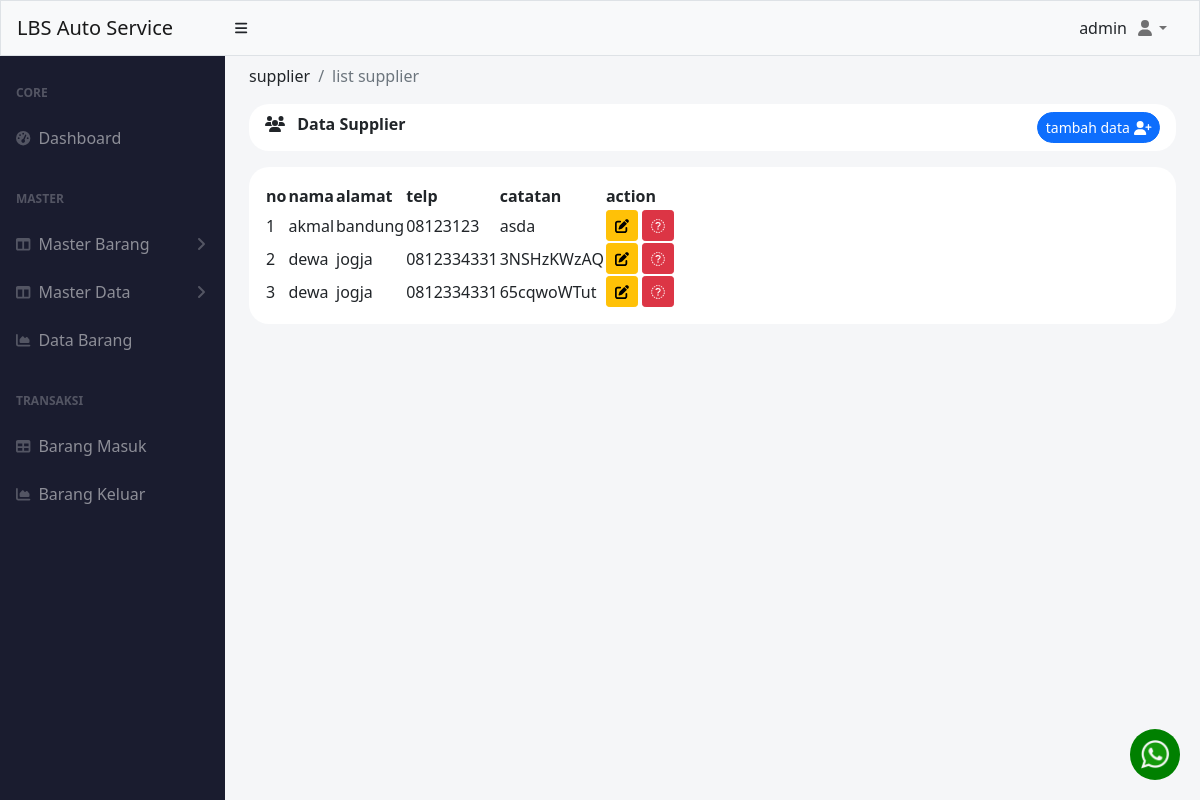
The app's page /index.php?menu=supplier (signed in) with its own data.
### tables this page shows
CREATE TABLE `supplier` (
  `id` int(11) NOT NULL,
  `nama` varchar(50) NOT NULL,
  `alamat` varchar(255) NOT NULL,
  `telp` char(20) NOT NULL,
  `catatan` varchar(255) NOT NULL
);

### pages/master_data/supplier/index.php (the view, shortened to what this page needs)
<?php
include './koneksi.php';
$query = mysqli_query($conn, "SELECT  * FROM supplier");
?>
<div class="container-fluid px-4 ">
    <ol class="breadcrumb pt-2">
        <li class="breadcrumb-item ">supplier</li>
        <li class="breadcrumb-item active">list supplier</li>
    </ol>
    <div class="mb-4">
        <div class="card-header clearfix mb-3" style="border-radius: 20px ;background-color: white; border:0px;">
            <i class="fa-solid fa-users"></i>
            <span class="ms-2 fw-bolder"> Data Supplier</span>
            <?php if ($varSession['hak_akses'] == 'admin') : ?>
                <a href="index.php?supplier=add" class="btn btn-sm btn-primary float-end rounded-pill ">
                    tambah data <i class="fa-solid fa-user-plus"></i>
                </a>
            <?php endif; ?>
        </div>
        <div class="p-3  bg-white " style="border-radius: 20px; ">
            <table id="datatablesSimple" style="border-color: white;">
                <thead class="">
                    <tr>
                        <th>no</th>
                        <th>nama</th>
                        <th>alamat</th>
                        <th>telp</th>
                        <th>catatan</th>
                        <?php if ($varSession['hak_akses'] == 'admin') : ?>
                            <th>action</th>
                        <?php endif; ?>
                    </tr>
                </thead>
                <tbody>
                    <?php
                    $i = 1;
                    while ($data = mysqli_fetch_assoc($query)) :
                    ?>
                        <tr>
                            <td><?= $i++ ?></td>
                            <td><?= $data['nama'] ?></td>
                            <td><?= $data['alamat'] ?></td>
                            <td><?= $data['telp'] ?></td>
                            <td><?= $data['catatan'] ?></td>
                            <?php if ($varSession['hak_akses'] == 'admin') : ?>
                                <td class="text-center">
                                    <a href="index.php?supplier=update&id=<?= $data['id']; ?>" class="btn btn-sm btn-warning">
                                        <i class="fa-solid fa-pen-to-square"></i>
                                    </a>
                                    <a href="index.php?supplier=delete&id=<?= $data['id']; ?>" onclick="confirmDelete(event)" class="btn btn-sm btn-danger" id="delete-alert">
                                        <i class="fa-sharp fa-solid fa-trash"></i>
                                    </a>
                                </td>
                            <?php endif; ?>
                        </tr>
                    <?php
                    endwhile;
                    ?>
                </tbody>
            </table>
        </div>
    </div>
</div>

### records on screen
supplier: nama "akmal", alamat "bandung", telp "08123123", catatan "asda"
supplier: nama "dewa", alamat "jogja", telp "0812334331", catatan "3NSHzKWzAQ"
supplier: nama "dewa", alamat "jogja", telp "0812334331", catatan "65cqwoWTut"

### other values on screen
$varSession['username'] "admin"
